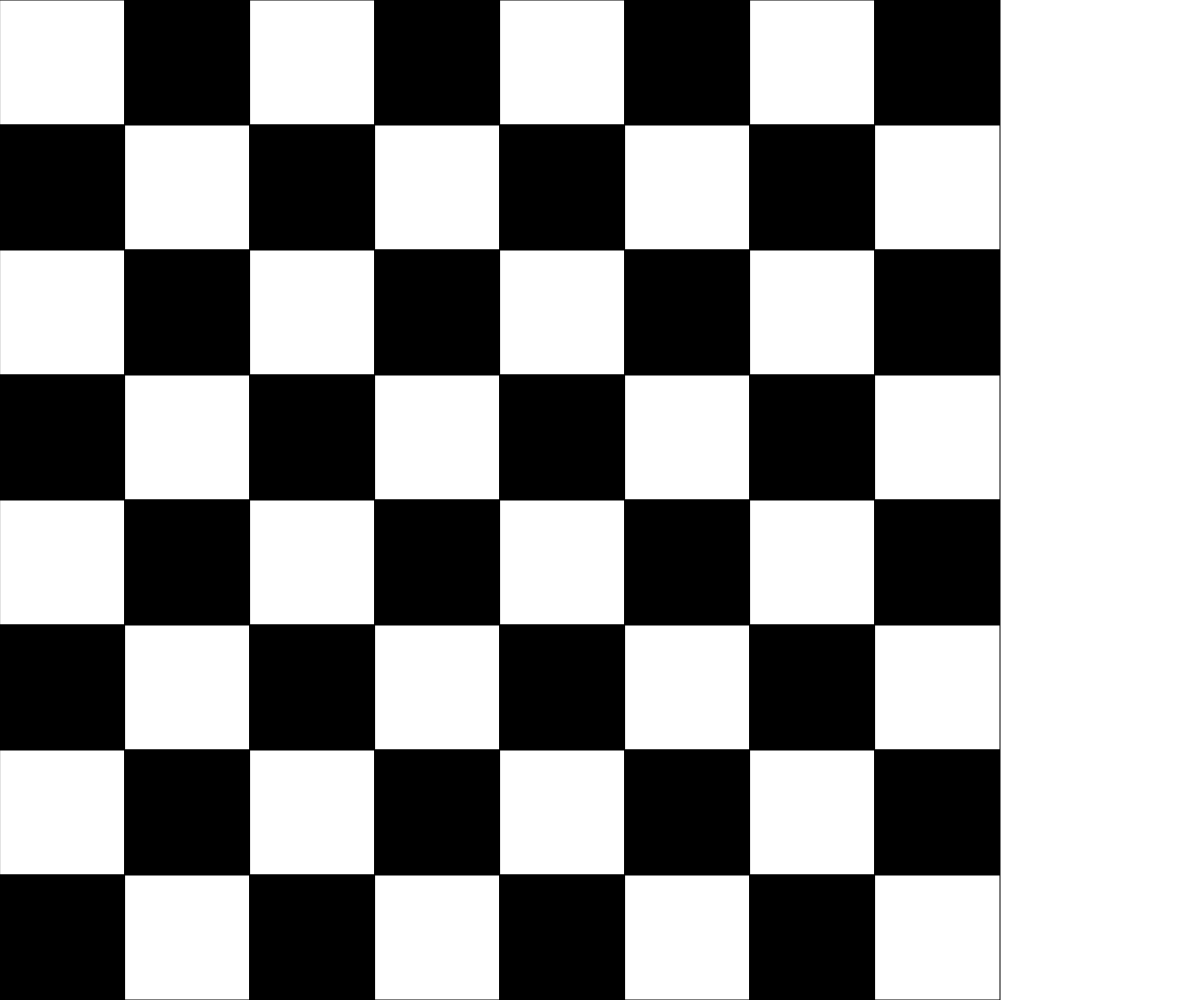
Frame 1 (no input)
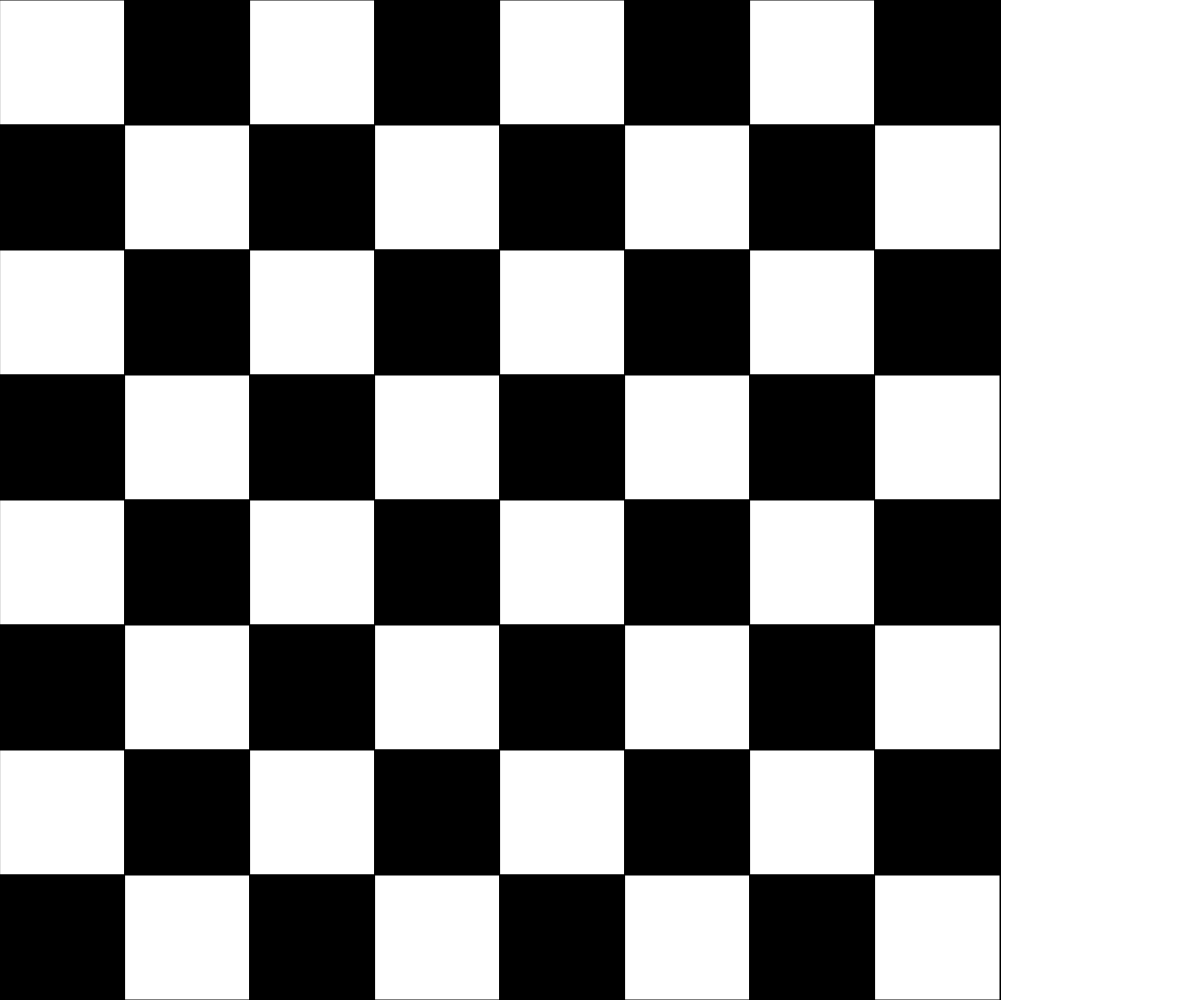
Frame 60 (no input)
Frame 120 (the mouse pressed at the canvas centre since frame 60): identical to frame 60, image omitted

The p5.js sketch that drew these frames (run headless with seeded random() and noise() and a simulated clock; from frame 60 on, the mouse is pressed at the canvas centre):

// p5.js sketch
// ── sketch.js
// Refactor the following code
// - in other words, keep the same functionality, but improve the method used

let isFilledWithWhite = true;
let cellSize;

function setup() {
    createCanvas(windowWidth, windowHeight);
    cellSize = pickCellSize();
}

function draw() {

    for (let x = 0; x < 8; x+= 1){
        for (let y = 0; y < 8; y+= 1){
        if (isFilledWithWhite){
            fill(255);
        }       
        else {
            fill(0)
        }
            rect(x*cellSize,y*cellSize,cellSize,cellSize);
            isFilledWithWhite = !isFilledWithWhite;
        }   
        isFilledWithWhite = !isFilledWithWhite;
    }

}

function pickCellSize(){
    if (width > height){
        return height/8
    }
    else {
        return width/8
    }
}

function windowResized(){
    createCanvas(windowWidth, windowHeight);
    cellSize = pickCellSize();
}


// fill(0);
// rect(0,75,75,75);


// fill(255);
// rect(0,150,75,75);
// fill(0);
// rect(0,225,75,75);
// fill(255);
// rect(0,300,75,75);
// fill(0);
// rect(0,375,75,75);
// fill(255);
// rect(0,450,75,75);
// fill(0);
// rect(0,525,75,75);
// fill(0);
// rect(75,0,75,75);
// fill(255);
// rect(75,75,75,75);
// fill(0);
// rect(75,150,75,75);
// fill(255);
// rect(75,225,75,75);
// fill(0);
// rect(75,300,75,75);
// fill(255);
// rect(75,375,75,75);
// fill(0);
// rect(75,450,75,75);
// fill(255);
// rect(75,525,75,75);
// fill(255);
// rect(150,0,75,75);
// fill(0);
// rect(150,75,75,75);
// fill(255);
// rect(150,150,75,75);
// fill(0);
// rect(150,225,75,75);
// fill(255);
// rect(150,300,75,75);
// fill(0);
// rect(150,375,75,75);
// fill(255);
// rect(150,450,75,75);
// fill(0);
// rect(150,525,75,75);
// fill(0);
// rect(225,0,75,75);
// fill(255);
// rect(225,75,75,75);
// fill(0);
// rect(225,150,75,75);
// fill(255);
// rect(225,225,75,75);
// fill(0);
// rect(225,300,75,75);
// fill(255);
// rect(225,375,75,75);
// fill(0);
// rect(225,450,75,75);
// fill(255);
// rect(225,525,75,75);
// fill(255);
// rect(300,0,75,75);
// fill(0);
// rect(300,75,75,75);
// fill(255);
// rect(300,150,75,75);
// fill(0);
// rect(300,225,75,75);
// fill(255);
// rect(300,300,75,75);
// fill(0);
// rect(300,375,75,75);
// fill(255);
// rect(300,450,75,75);
// fill(0);
// rect(300,525,75,75);
// fill(0);
// rect(375,0,75,75);
// fill(255);
// rect(375,75,75,75);
// fill(0);
// rect(375,150,75,75);
// fill(255);
// rect(375,225,75,75);
// fill(0);
// rect(375,300,75,75);
// fill(255);
// rect(375,375,75,75);
// fill(0);
// rect(375,450,75,75);
// fill(255);
// rect(375,525,75,75);
// fill(255);
// rect(450,0,75,75);
// fill(0);
// rect(450,75,75,75);
// fill(255);
// rect(450,150,75,75);
// fill(0);
// rect(450,225,75,75);
// fill(255);
// rect(450,300,75,75);
// fill(0);
// rect(450,375,75,75);
// fill(255);
// rect(450,450,75,75);
// fill(0);
// rect(450,525,75,75);
// fill(0);
// rect(525,0,75,75);
// fill(255);
// rect(525,75,75,75);
// fill(0);
// rect(525,150,75,75);
// fill(255);
// rect(525,225,75,75);
// fill(0);
// rect(525,300,75,75);
// fill(255);
// rect(525,375,75,75);
// fill(0);
// rect(525,450,75,75);
// fill(255);
// rect(525,525,75,75);
// }
